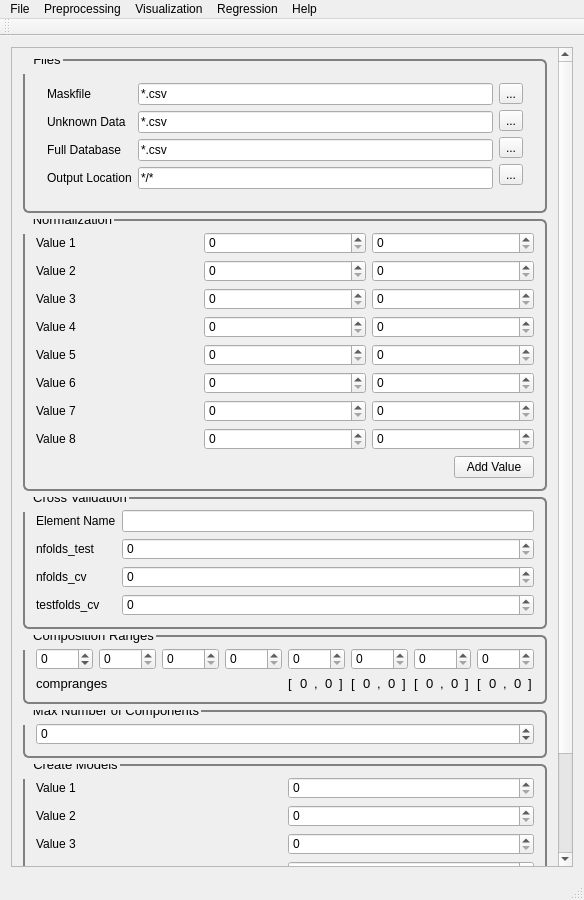
<?xml version="1.0" encoding="UTF-8"?>
<ui version="4.0">
 <class>GuiTest</class>
 <widget class="QMainWindow" name="GuiTest">
  <property name="geometry">
   <rect>
    <x>0</x>
    <y>0</y>
    <width>584</width>
    <height>900</height>
   </rect>
  </property>
  <property name="windowTitle">
   <string>PYSAT</string>
  </property>
  <widget class="QWidget" name="centralWidget">
   <layout class="QVBoxLayout" name="verticalLayout_28">
    <item>
     <widget class="QScrollArea" name="scrollArea">
      <property name="widgetResizable">
       <bool>true</bool>
      </property>
      <widget class="QWidget" name="scrollAreaWidgetContents_2">
       <property name="geometry">
        <rect>
         <x>0</x>
         <y>-66</y>
         <width>547</width>
         <height>928</height>
        </rect>
       </property>
       <property name="styleSheet">
        <string notr="true">QGroupBox {
  border: 2px solid gray;
  border-radius: 6px;
  margin-top: 0.5em;
}

QGroupBox::title {

  padding-top: -14px;
  padding-left: 8px;
}
</string>
       </property>
       <layout class="QVBoxLayout" name="verticalLayout_29">
        <item>
         <widget class="QGroupBox" name="Files">
          <property name="font">
           <font>
            <pointsize>10</pointsize>
           </font>
          </property>
          <property name="title">
           <string>Files</string>
          </property>
          <layout class="QVBoxLayout" name="files">
           <item>
            <widget class="QSplitter" name="splitter_2">
             <property name="orientation">
              <enum>Qt::Horizontal</enum>
             </property>
             <widget class="QWidget" name="layoutWidget">
              <layout class="QHBoxLayout" name="horizontalLayout">
               <item>
                <layout class="QVBoxLayout" name="verticalLayout_6">
                 <item>
                  <widget class="QLabel" name="label_3">
                   <property name="text">
                    <string>Maskfile</string>
                   </property>
                  </widget>
                 </item>
                 <item>
                  <widget class="QLabel" name="label">
                   <property name="text">
                    <string>Unknown Data</string>
                   </property>
                  </widget>
                 </item>
                 <item>
                  <widget class="QLabel" name="label_2">
                   <property name="text">
                    <string>Full Database</string>
                   </property>
                  </widget>
                 </item>
                 <item>
                  <widget class="QLabel" name="label_4">
                   <property name="text">
                    <string>Output Location</string>
                   </property>
                  </widget>
                 </item>
                </layout>
               </item>
               <item>
                <layout class="QVBoxLayout" name="verticalLayout_5">
                 <item>
                  <widget class="QLineEdit" name="lineEdit">
                   <property name="text">
                    <string extracomment="Make this change whenever a new file is selected">*.csv</string>
                   </property>
                   <property name="readOnly">
                    <bool>true</bool>
                   </property>
                  </widget>
                 </item>
                 <item>
                  <widget class="QLineEdit" name="lineEdit_2">
                   <property name="text">
                    <string extracomment="Make this change whenever a new file is selected">*.csv</string>
                   </property>
                   <property name="readOnly">
                    <bool>true</bool>
                   </property>
                  </widget>
                 </item>
                 <item>
                  <widget class="QLineEdit" name="lineEdit_3">
                   <property name="text">
                    <string extracomment="Make this change whenever a new file is selected">*.csv</string>
                   </property>
                   <property name="readOnly">
                    <bool>true</bool>
                   </property>
                  </widget>
                 </item>
                 <item>
                  <widget class="QLineEdit" name="lineEdit_4">
                   <property name="text">
                    <string extracomment="Make this change whenever a new folder is selected">*/*</string>
                   </property>
                   <property name="readOnly">
                    <bool>true</bool>
                   </property>
                  </widget>
                 </item>
                </layout>
               </item>
               <item>
                <layout class="QVBoxLayout" name="verticalLayout">
                 <item>
                  <widget class="QToolButton" name="toolButton">
                   <property name="text">
                    <string>...</string>
                   </property>
                  </widget>
                 </item>
                 <item>
                  <widget class="QToolButton" name="toolButton_2">
                   <property name="text">
                    <string>...</string>
                   </property>
                  </widget>
                 </item>
                 <item>
                  <widget class="QToolButton" name="toolButton_3">
                   <property name="text">
                    <string>...</string>
                   </property>
                  </widget>
                 </item>
                 <item>
                  <widget class="QToolButton" name="toolButton_4">
                   <property name="text">
                    <string>...</string>
                   </property>
                  </widget>
                 </item>
                </layout>
               </item>
              </layout>
             </widget>
            </widget>
           </item>
          </layout>
         </widget>
        </item>
        <item>
         <widget class="QGroupBox" name="Normalization">
          <property name="font">
           <font>
            <pointsize>10</pointsize>
           </font>
          </property>
          <property name="title">
           <string>Normalization</string>
          </property>
          <layout class="QVBoxLayout" name="verticalLayout_27">
           <item>
            <layout class="QVBoxLayout" name="verticalLayout_26">
             <item>
              <layout class="QVBoxLayout" name="verticalLayout_2">
               <item>
                <layout class="QHBoxLayout" name="horizontalLayout_2">
                 <item>
                  <widget class="QLabel" name="norm_label">
                   <property name="text">
                    <string>Value 1</string>
                   </property>
                  </widget>
                 </item>
                 <item>
                  <widget class="QSpinBox" name="norm_spinBox_9">
                   <property name="maximum">
                    <number>1000</number>
                   </property>
                  </widget>
                 </item>
                 <item>
                  <widget class="QSpinBox" name="norm_spinBox">
                   <property name="maximum">
                    <number>1000</number>
                   </property>
                  </widget>
                 </item>
                </layout>
               </item>
              </layout>
             </item>
             <item>
              <layout class="QVBoxLayout" name="verticalLayout_16">
               <item>
                <layout class="QHBoxLayout" name="horizontalLayout_18">
                 <item>
                  <widget class="QLabel" name="norm_label_2">
                   <property name="text">
                    <string>Value 2</string>
                   </property>
                  </widget>
                 </item>
                 <item>
                  <widget class="QSpinBox" name="norm_spinBox_10">
                   <property name="maximum">
                    <number>1000</number>
                   </property>
                  </widget>
                 </item>
                 <item>
                  <widget class="QSpinBox" name="norm_spinBox_2">
                   <property name="maximum">
                    <number>1000</number>
                   </property>
                  </widget>
                 </item>
                </layout>
               </item>
              </layout>
             </item>
             <item>
              <layout class="QVBoxLayout" name="verticalLayout_20">
               <item>
                <layout class="QHBoxLayout" name="horizontalLayout_20">
                 <item>
                  <widget class="QLabel" name="norm_label_3">
                   <property name="text">
                    <string>Value 3</string>
                   </property>
                  </widget>
                 </item>
                 <item>
                  <widget class="QSpinBox" name="norm_spinBox_11">
                   <property name="maximum">
                    <number>1000</number>
                   </property>
                  </widget>
                 </item>
                 <item>
                  <widget class="QSpinBox" name="norm_spinBox_3">
                   <property name="maximum">
                    <number>1000</number>
                   </property>
                  </widget>
                 </item>
                </layout>
               </item>
              </layout>
             </item>
             <item>
              <layout class="QVBoxLayout" name="verticalLayout_21">
               <item>
                <layout class="QHBoxLayout" name="horizontalLayout_22">
                 <item>
                  <widget class="QLabel" name="norm_label_4">
                   <property name="text">
                    <string>Value 4</string>
                   </property>
                  </widget>
                 </item>
                 <item>
                  <widget class="QSpinBox" name="norm_spinBox_12">
                   <property name="maximum">
                    <number>1000</number>
                   </property>
                  </widget>
                 </item>
                 <item>
                  <widget class="QSpinBox" name="norm_spinBox_4">
                   <property name="maximum">
                    <number>1000</number>
                   </property>
                  </widget>
                 </item>
                </layout>
               </item>
              </layout>
             </item>
             <item>
              <layout class="QVBoxLayout" name="verticalLayout_23">
               <item>
                <layout class="QHBoxLayout" name="horizontalLayout_26">
                 <item>
                  <widget class="QLabel" name="norm_label_5">
                   <property name="text">
                    <string>Value 5</string>
                   </property>
                  </widget>
                 </item>
                 <item>
                  <widget class="QSpinBox" name="norm_spinBox_13">
                   <property name="maximum">
                    <number>1000</number>
                   </property>
                  </widget>
                 </item>
                 <item>
                  <widget class="QSpinBox" name="norm_spinBox_5">
                   <property name="maximum">
                    <number>1000</number>
                   </property>
                  </widget>
                 </item>
                </layout>
               </item>
              </layout>
             </item>
             <item>
              <layout class="QVBoxLayout" name="verticalLayout_25">
               <item>
                <layout class="QHBoxLayout" name="horizontalLayout_30">
                 <item>
                  <widget class="QLabel" name="norm_label_6">
                   <property name="text">
                    <string>Value 6</string>
                   </property>
                  </widget>
                 </item>
                 <item>
                  <widget class="QSpinBox" name="norm_spinBox_14">
                   <property name="maximum">
                    <number>1000</number>
                   </property>
                  </widget>
                 </item>
                 <item>
                  <widget class="QSpinBox" name="norm_spinBox_6">
                   <property name="maximum">
                    <number>1000</number>
                   </property>
                  </widget>
                 </item>
                </layout>
               </item>
              </layout>
             </item>
             <item>
              <layout class="QVBoxLayout" name="verticalLayout_24">
               <item>
                <layout class="QHBoxLayout" name="horizontalLayout_28">
                 <item>
                  <widget class="QLabel" name="norm_label_7">
                   <property name="text">
                    <string>Value 7</string>
                   </property>
                  </widget>
                 </item>
                 <item>
                  <widget class="QSpinBox" name="norm_spinBox_15">
                   <property name="maximum">
                    <number>1000</number>
                   </property>
                  </widget>
                 </item>
                 <item>
                  <widget class="QSpinBox" name="norm_spinBox_7">
                   <property name="maximum">
                    <number>1000</number>
                   </property>
                  </widget>
                 </item>
                </layout>
               </item>
              </layout>
             </item>
             <item>
              <layout class="QVBoxLayout" name="verticalLayout_22">
               <item>
                <layout class="QHBoxLayout" name="horizontalLayout_24">
                 <item>
                  <widget class="QLabel" name="norm_label_8">
                   <property name="text">
                    <string>Value 8</string>
                   </property>
                  </widget>
                 </item>
                 <item>
                  <widget class="QSpinBox" name="norm_spinBox_16">
                   <property name="maximum">
                    <number>1000</number>
                   </property>
                  </widget>
                 </item>
                 <item>
                  <widget class="QSpinBox" name="norm_spinBox_8">
                   <property name="maximum">
                    <number>1000</number>
                   </property>
                  </widget>
                 </item>
                </layout>
               </item>
               <item>
                <layout class="QHBoxLayout" name="horizontalLayout_25">
                 <item>
                  <spacer name="horizontalSpacer_6">
                   <property name="orientation">
                    <enum>Qt::Horizontal</enum>
                   </property>
                   <property name="sizeHint" stdset="0">
                    <size>
                     <width>40</width>
                     <height>20</height>
                    </size>
                   </property>
                  </spacer>
                 </item>
                 <item>
                  <widget class="QPushButton" name="pushButton_13">
                   <property name="text">
                    <string>Add Value</string>
                   </property>
                  </widget>
                 </item>
                </layout>
               </item>
              </layout>
             </item>
            </layout>
           </item>
          </layout>
          <zorder></zorder>
          <zorder></zorder>
          <zorder></zorder>
          <zorder></zorder>
         </widget>
        </item>
        <item>
         <widget class="QGroupBox" name="CrossValidation">
          <property name="font">
           <font>
            <pointsize>10</pointsize>
           </font>
          </property>
          <property name="title">
           <string>Cross Validation</string>
          </property>
          <layout class="QVBoxLayout" name="CrossValid">
           <item>
            <layout class="QHBoxLayout" name="horizontalLayout_4">
             <item>
              <layout class="QVBoxLayout" name="verticalLayout_11">
               <item>
                <widget class="QLabel" name="label_14">
                 <property name="text">
                  <string>Element Name</string>
                 </property>
                </widget>
               </item>
               <item>
                <widget class="QLabel" name="label_15">
                 <property name="text">
                  <string>nfolds_test</string>
                 </property>
                </widget>
               </item>
               <item>
                <widget class="QLabel" name="label_16">
                 <property name="text">
                  <string>nfolds_cv</string>
                 </property>
                </widget>
               </item>
               <item>
                <widget class="QLabel" name="label_17">
                 <property name="text">
                  <string>testfolds_cv</string>
                 </property>
                </widget>
               </item>
              </layout>
             </item>
             <item>
              <layout class="QVBoxLayout" name="verticalLayout_12">
               <item>
                <widget class="QLineEdit" name="lineEdit_5"/>
               </item>
               <item>
                <widget class="QSpinBox" name="spinBox_7"/>
               </item>
               <item>
                <widget class="QSpinBox" name="spinBox_8"/>
               </item>
               <item>
                <widget class="QSpinBox" name="spinBox_9"/>
               </item>
              </layout>
             </item>
            </layout>
           </item>
          </layout>
         </widget>
        </item>
        <item>
         <widget class="QGroupBox" name="CompRanges">
          <property name="font">
           <font>
            <pointsize>10</pointsize>
           </font>
          </property>
          <property name="title">
           <string>Composition Ranges</string>
          </property>
          <layout class="QVBoxLayout" name="verticalLayout_14">
           <item>
            <layout class="QHBoxLayout" name="horizontalLayout_8">
             <item>
              <widget class="QSpinBox" name="spinBox_5">
               <property name="minimum">
                <number>-100</number>
               </property>
               <property name="maximum">
                <number>1000</number>
               </property>
              </widget>
             </item>
             <item>
              <widget class="QSpinBox" name="spinBox_10">
               <property name="maximum">
                <number>1000</number>
               </property>
              </widget>
             </item>
             <item>
              <widget class="QSpinBox" name="spinBox_11">
               <property name="maximum">
                <number>1000</number>
               </property>
              </widget>
             </item>
             <item>
              <widget class="QSpinBox" name="spinBox_12">
               <property name="maximum">
                <number>1000</number>
               </property>
              </widget>
             </item>
             <item>
              <widget class="QSpinBox" name="spinBox_13">
               <property name="maximum">
                <number>1000</number>
               </property>
              </widget>
             </item>
             <item>
              <widget class="QSpinBox" name="spinBox_14">
               <property name="maximum">
                <number>1000</number>
               </property>
              </widget>
             </item>
             <item>
              <widget class="QSpinBox" name="spinBox_15">
               <property name="maximum">
                <number>1000</number>
               </property>
              </widget>
             </item>
             <item>
              <widget class="QSpinBox" name="spinBox_16">
               <property name="maximum">
                <number>1000</number>
               </property>
              </widget>
             </item>
            </layout>
           </item>
           <item>
            <layout class="QHBoxLayout" name="horizontalLayout_9">
             <item>
              <widget class="QLabel" name="label_40">
               <property name="font">
                <font>
                 <pointsize>10</pointsize>
                </font>
               </property>
               <property name="text">
                <string>compranges</string>
               </property>
              </widget>
             </item>
             <item>
              <layout class="QHBoxLayout" name="horizontalLayout_6">
               <item>
                <widget class="QLabel" name="label_20">
                 <property name="font">
                  <font>
                   <pointsize>10</pointsize>
                  </font>
                 </property>
                 <property name="text">
                  <string>[</string>
                 </property>
                </widget>
               </item>
               <item>
                <widget class="QLabel" name="label_21">
                 <property name="font">
                  <font>
                   <pointsize>10</pointsize>
                  </font>
                 </property>
                 <property name="text">
                  <string>0</string>
                 </property>
                </widget>
               </item>
               <item>
                <widget class="QLabel" name="label_22">
                 <property name="font">
                  <font>
                   <pointsize>10</pointsize>
                  </font>
                 </property>
                 <property name="text">
                  <string>,</string>
                 </property>
                </widget>
               </item>
               <item>
                <widget class="QLabel" name="label_23">
                 <property name="font">
                  <font>
                   <pointsize>10</pointsize>
                  </font>
                 </property>
                 <property name="text">
                  <string>0</string>
                 </property>
                </widget>
               </item>
               <item>
                <widget class="QLabel" name="label_24">
                 <property name="font">
                  <font>
                   <pointsize>10</pointsize>
                  </font>
                 </property>
                 <property name="text">
                  <string>]</string>
                 </property>
                </widget>
               </item>
               <item>
                <widget class="QLabel" name="label_27">
                 <property name="font">
                  <font>
                   <pointsize>10</pointsize>
                  </font>
                 </property>
                 <property name="text">
                  <string>[</string>
                 </property>
                </widget>
               </item>
               <item>
                <widget class="QLabel" name="label_29">
                 <property name="font">
                  <font>
                   <pointsize>10</pointsize>
                  </font>
                 </property>
                 <property name="text">
                  <string>0</string>
                 </property>
                </widget>
               </item>
               <item>
                <widget class="QLabel" name="label_28">
                 <property name="font">
                  <font>
                   <pointsize>10</pointsize>
                  </font>
                 </property>
                 <property name="text">
                  <string>,</string>
                 </property>
                </widget>
               </item>
               <item>
                <widget class="QLabel" name="label_26">
                 <property name="font">
                  <font>
                   <pointsize>10</pointsize>
                  </font>
                 </property>
                 <property name="text">
                  <string>0</string>
                 </property>
                </widget>
               </item>
               <item>
                <widget class="QLabel" name="label_25">
                 <property name="font">
                  <font>
                   <pointsize>10</pointsize>
                  </font>
                 </property>
                 <property name="text">
                  <string>]</string>
                 </property>
                </widget>
               </item>
               <item>
                <widget class="QLabel" name="label_32">
                 <property name="font">
                  <font>
                   <pointsize>10</pointsize>
                  </font>
                 </property>
                 <property name="text">
                  <string>[</string>
                 </property>
                </widget>
               </item>
               <item>
                <widget class="QLabel" name="label_30">
                 <property name="font">
                  <font>
                   <pointsize>10</pointsize>
                  </font>
                 </property>
                 <property name="text">
                  <string>0</string>
                 </property>
                </widget>
               </item>
               <item>
                <widget class="QLabel" name="label_33">
                 <property name="font">
                  <font>
                   <pointsize>10</pointsize>
                  </font>
                 </property>
                 <property name="text">
                  <string>,</string>
                 </property>
                </widget>
               </item>
               <item>
                <widget class="QLabel" name="label_34">
                 <property name="font">
                  <font>
                   <pointsize>10</pointsize>
                  </font>
                 </property>
                 <property name="text">
                  <string>0</string>
                 </property>
                </widget>
               </item>
               <item>
                <widget class="QLabel" name="label_31">
                 <property name="font">
                  <font>
                   <pointsize>10</pointsize>
                  </font>
                 </property>
                 <property name="text">
                  <string>]</string>
                 </property>
                </widget>
               </item>
               <item>
                <widget class="QLabel" name="label_39">
                 <property name="font">
                  <font>
                   <pointsize>10</pointsize>
                  </font>
                 </property>
                 <property name="text">
                  <string>[</string>
                 </property>
                </widget>
               </item>
               <item>
                <widget class="QLabel" name="label_36">
                 <property name="font">
                  <font>
                   <pointsize>10</pointsize>
                  </font>
                 </property>
                 <property name="text">
                  <string>0</string>
                 </property>
                </widget>
               </item>
               <item>
                <widget class="QLabel" name="label_37">
                 <property name="font">
                  <font>
                   <pointsize>10</pointsize>
                  </font>
                 </property>
                 <property name="text">
                  <string>,</string>
                 </property>
                </widget>
               </item>
               <item>
                <widget class="QLabel" name="label_35">
                 <property name="font">
                  <font>
                   <pointsize>10</pointsize>
                  </font>
                 </property>
                 <property name="text">
                  <string>0</string>
                 </property>
                </widget>
               </item>
               <item>
                <widget class="QLabel" name="label_38">
                 <property name="font">
                  <font>
                   <pointsize>10</pointsize>
                  </font>
                 </property>
                 <property name="text">
                  <string>]</string>
                 </property>
                </widget>
               </item>
              </layout>
             </item>
            </layout>
           </item>
          </layout>
         </widget>
        </item>
        <item>
         <widget class="QGroupBox" name="MaxNumComp">
          <property name="font">
           <font>
            <pointsize>10</pointsize>
           </font>
          </property>
          <property name="title">
           <string>Max Number of Components</string>
          </property>
          <layout class="QVBoxLayout" name="verticalLayout_9">
           <item>
            <widget class="QSpinBox" name="spinBox_17">
             <property name="minimum">
              <number>-100</number>
             </property>
             <property name="maximum">
              <number>1000</number>
             </property>
            </widget>
           </item>
          </layout>
         </widget>
        </item>
        <item>
         <widget class="QGroupBox" name="CreateModels">
          <property name="font">
           <font>
            <pointsize>10</pointsize>
           </font>
          </property>
          <property name="title">
           <string>Create Models</string>
          </property>
          <layout class="QVBoxLayout" name="verticalLayout_17">
           <item>
            <layout class="QHBoxLayout" name="horizontalLayout_14">
             <item>
              <layout class="QVBoxLayout" name="verticalLayout_18">
               <item>
                <widget class="QLabel" name="label_70">
                 <property name="text">
                  <string>Value 1</string>
                 </property>
                </widget>
               </item>
               <item>
                <widget class="QLabel" name="label_71">
                 <property name="text">
                  <string>Value 2</string>
                 </property>
                </widget>
               </item>
               <item>
                <widget class="QLabel" name="label_72">
                 <property name="text">
                  <string>Value 3</string>
                 </property>
                </widget>
               </item>
               <item>
                <widget class="QLabel" name="label_73">
                 <property name="text">
                  <string>Value 4</string>
                 </property>
                </widget>
               </item>
              </layout>
             </item>
             <item>
              <layout class="QVBoxLayout" name="verticalLayout_19">
               <item>
                <widget class="QSpinBox" name="spinBox_19">
                 <property name="maximum">
                  <number>20</number>
                 </property>
                </widget>
               </item>
               <item>
                <widget class="QSpinBox" name="spinBox_20">
                 <property name="maximum">
                  <number>20</number>
                 </property>
                </widget>
               </item>
               <item>
                <widget class="QSpinBox" name="spinBox_21">
                 <property name="maximum">
                  <number>20</number>
                 </property>
                </widget>
               </item>
               <item>
                <widget class="QSpinBox" name="spinBox_22">
                 <property name="maximum">
                  <number>20</number>
                 </property>
                </widget>
               </item>
              </layout>
             </item>
            </layout>
           </item>
           <item>
            <layout class="QHBoxLayout" name="horizontalLayout_15">
             <item>
              <widget class="QLabel" name="label_74">
               <property name="text">
                <string>ncs</string>
               </property>
              </widget>
             </item>
             <item>
              <layout class="QHBoxLayout" name="horizontalLayout_16">
               <item>
                <widget class="QLabel" name="label_75">
                 <property name="text">
                  <string>[</string>
                 </property>
                </widget>
               </item>
               <item>
                <widget class="QLabel" name="label_76">
                 <property name="text">
                  <string>(</string>
                 </property>
                </widget>
               </item>
               <item>
                <widget class="QLabel" name="label_77">
                 <property name="text">
                  <string>0</string>
                 </property>
                </widget>
               </item>
               <item>
                <widget class="QLabel" name="label_78">
                 <property name="text">
                  <string>,</string>
                 </property>
                </widget>
               </item>
               <item>
                <widget class="QLabel" name="label_79">
                 <property name="text">
                  <string>0</string>
                 </property>
                </widget>
               </item>
               <item>
                <widget class="QLabel" name="label_83">
                 <property name="text">
                  <string>,</string>
                 </property>
                </widget>
               </item>
               <item>
                <widget class="QLabel" name="label_84">
                 <property name="text">
                  <string>0</string>
                 </property>
                </widget>
               </item>
               <item>
                <widget class="QLabel" name="label_88">
                 <property name="text">
                  <string>,</string>
                 </property>
                </widget>
               </item>
               <item>
                <widget class="QLabel" name="label_89">
                 <property name="text">
                  <string>0</string>
                 </property>
                </widget>
               </item>
               <item>
                <widget class="QLabel" name="label_90">
                 <property name="text">
                  <string>)</string>
                 </property>
                </widget>
               </item>
               <item>
                <widget class="QLabel" name="label_91">
                 <property name="text">
                  <string>]</string>
                 </property>
                </widget>
               </item>
              </layout>
             </item>
            </layout>
           </item>
          </layout>
         </widget>
        </item>
        <item>
         <widget class="QGroupBox" name="OK">
          <layout class="QHBoxLayout" name="ok">
           <item>
            <spacer name="horizontalSpacer_5">
             <property name="orientation">
              <enum>Qt::Horizontal</enum>
             </property>
             <property name="sizeHint" stdset="0">
              <size>
               <width>40</width>
               <height>20</height>
              </size>
             </property>
            </spacer>
           </item>
           <item>
            <widget class="QPushButton" name="pushButton">
             <property name="font">
              <font>
               <pointsize>10</pointsize>
              </font>
             </property>
             <property name="mouseTracking">
              <bool>false</bool>
             </property>
             <property name="text">
              <string>OK</string>
             </property>
            </widget>
           </item>
          </layout>
         </widget>
        </item>
       </layout>
       <zorder>Files</zorder>
       <zorder>OK</zorder>
       <zorder>CrossValidation</zorder>
       <zorder>MaxNumComp</zorder>
       <zorder>CompRanges</zorder>
       <zorder>CreateModels</zorder>
       <zorder>Normalization</zorder>
      </widget>
     </widget>
    </item>
   </layout>
   <zorder>scrollArea</zorder>
   <zorder>norm_label</zorder>
   <zorder>norm_spinBox</zorder>
   <zorder>horizontalLayoutWidget</zorder>
   <zorder>OK</zorder>
   <zorder>norm_label</zorder>
   <zorder>norm_spinBox</zorder>
   <zorder>pushButton_2</zorder>
   <zorder>horizontalSpacer</zorder>
   <zorder>pushButton_2</zorder>
   <zorder>norm_label</zorder>
   <zorder>norm_spinBox</zorder>
   <zorder>pushButton_2</zorder>
   <zorder>horizontalSpacer</zorder>
   <zorder>layoutWidget_2</zorder>
   <zorder>layoutWidget_3</zorder>
   <zorder>layoutWidget_4</zorder>
   <zorder>layoutWidget_5</zorder>
   <zorder>layoutWidget_6</zorder>
   <zorder>layoutWidget_7</zorder>
   <zorder>layoutWidget_8</zorder>
  </widget>
  <widget class="QMenuBar" name="menuBar">
   <property name="geometry">
    <rect>
     <x>0</x>
     <y>0</y>
     <width>584</width>
     <height>21</height>
    </rect>
   </property>
   <widget class="QMenu" name="menuFile">
    <property name="title">
     <string>File</string>
    </property>
    <addaction name="actionLoad_Refence_Data"/>
    <addaction name="actionLoad_Unknown_Data"/>
    <addaction name="separator"/>
    <addaction name="actionSave_Current_Plots"/>
    <addaction name="actionSave_Current_Data"/>
    <addaction name="separator"/>
    <addaction name="actionCreate_New_Workflow"/>
    <addaction name="actionSave_Current_Workflow"/>
    <addaction name="separator"/>
    <addaction name="actionExit"/>
   </widget>
   <widget class="QMenu" name="menuPreprocessing">
    <property name="title">
     <string>Preprocessing</string>
    </property>
    <widget class="QMenu" name="menuBaseline_Removal">
     <property name="title">
      <string>Baseline Removal</string>
     </property>
     <addaction name="actionALS"/>
     <addaction name="actionDietrich"/>
     <addaction name="actionPolyFit"/>
     <addaction name="actionAirPLS"/>
     <addaction name="actionFABC"/>
     <addaction name="actionKK"/>
     <addaction name="actionMario"/>
     <addaction name="actionMedian"/>
     <addaction name="actionRubberband"/>
     <addaction name="actionUndecimated_Wavelet"/>
    </widget>
    <widget class="QMenu" name="menuCalibration_Transfer">
     <property name="title">
      <string>Calibration Transfer</string>
     </property>
     <addaction name="actionRatio"/>
     <addaction name="actionTommy_s_Methgod"/>
     <addaction name="actionPiecewise_Direct_Standardization"/>
     <addaction name="actionOthers_3"/>
    </widget>
    <addaction name="actionNormalization"/>
    <addaction name="actionNoise_Reduction"/>
    <addaction name="actionApply_Mask"/>
    <addaction name="actionInterpolate"/>
    <addaction name="actionInstrument_Response"/>
    <addaction name="menuCalibration_Transfer"/>
    <addaction name="menuBaseline_Removal"/>
   </widget>
   <widget class="QMenu" name="menuVisualization">
    <property name="title">
     <string>Visualization</string>
    </property>
    <widget class="QMenu" name="menuClustering">
     <property name="title">
      <string>Clustering</string>
     </property>
     <addaction name="actionK_Means"/>
     <addaction name="actionHierarchical"/>
     <addaction name="actionOthers"/>
     <addaction name="actionOthers_2"/>
    </widget>
    <addaction name="actionPCA"/>
    <addaction name="actionICA"/>
    <addaction name="menuClustering"/>
   </widget>
   <widget class="QMenu" name="menuRegression">
    <property name="title">
     <string>Regression</string>
    </property>
    <addaction name="actionPLS"/>
    <addaction name="actionSM_PLS"/>
    <addaction name="actionICA_Regression"/>
    <addaction name="actionGaussian_Process"/>
    <addaction name="actionMLP"/>
    <addaction name="actionSVM"/>
    <addaction name="actionOthers_4"/>
    <addaction name="actionOthers_5"/>
   </widget>
   <widget class="QMenu" name="menuHelp">
    <property name="title">
     <string>Help</string>
    </property>
    <addaction name="actionIndex"/>
    <addaction name="actionContent_2"/>
    <addaction name="separator"/>
    <addaction name="actionAbout"/>
    <addaction name="actionAbout_QtCreator"/>
   </widget>
   <addaction name="menuFile"/>
   <addaction name="menuPreprocessing"/>
   <addaction name="menuVisualization"/>
   <addaction name="menuRegression"/>
   <addaction name="menuHelp"/>
  </widget>
  <widget class="QToolBar" name="mainToolBar">
   <attribute name="toolBarArea">
    <enum>TopToolBarArea</enum>
   </attribute>
   <attribute name="toolBarBreak">
    <bool>false</bool>
   </attribute>
  </widget>
  <widget class="QStatusBar" name="statusBar"/>
  <action name="actionLoad_Refence_Data">
   <property name="text">
    <string>Load Refence Data</string>
   </property>
  </action>
  <action name="actionLoad_Unknown_Data">
   <property name="text">
    <string>Load Unknown Data</string>
   </property>
  </action>
  <action name="actionSave_Current_Workflow">
   <property name="text">
    <string>Save Current Workflow</string>
   </property>
  </action>
  <action name="actionSave_Current_Plots">
   <property name="text">
    <string>Save Current Plots</string>
   </property>
  </action>
  <action name="actionSave_Current_Data">
   <property name="text">
    <string>Save Current Data</string>
   </property>
  </action>
  <action name="actionCreate_New_Workflow">
   <property name="text">
    <string>Create New Workflow</string>
   </property>
  </action>
  <action name="actionNoise_Reduction">
   <property name="text">
    <string>Noise Reduction</string>
   </property>
  </action>
  <action name="actionApply_Mask">
   <property name="text">
    <string>Apply Mask</string>
   </property>
  </action>
  <action name="actionInterpolate">
   <property name="text">
    <string>Interpolate</string>
   </property>
  </action>
  <action name="actionInstrument_Response">
   <property name="text">
    <string>Instrument Response</string>
   </property>
  </action>
  <action name="actionALS">
   <property name="text">
    <string>ALS</string>
   </property>
  </action>
  <action name="actionDietrich">
   <property name="text">
    <string>Dietrich</string>
   </property>
  </action>
  <action name="actionPolyFit">
   <property name="text">
    <string>PolyFit</string>
   </property>
  </action>
  <action name="actionAirPLS">
   <property name="text">
    <string>AirPLS</string>
   </property>
  </action>
  <action name="actionFABC">
   <property name="text">
    <string>FABC</string>
   </property>
  </action>
  <action name="actionKK">
   <property name="text">
    <string>KK</string>
   </property>
  </action>
  <action name="actionMario">
   <property name="text">
    <string>Mario</string>
   </property>
  </action>
  <action name="actionMedian">
   <property name="text">
    <string>Median</string>
   </property>
  </action>
  <action name="actionRubberband">
   <property name="text">
    <string>Rubberband</string>
   </property>
  </action>
  <action name="actionUndecimated_Wavelet">
   <property name="text">
    <string>Undecimated Wavelet</string>
   </property>
  </action>
  <action name="actionRatio">
   <property name="text">
    <string>Ratio</string>
   </property>
  </action>
  <action name="actionTommy_s_Methgod">
   <property name="text">
    <string>Tommy's Method</string>
   </property>
  </action>
  <action name="actionPiecewise_Direct_Standardization">
   <property name="text">
    <string>Piecewise Direct Standardization</string>
   </property>
  </action>
  <action name="actionPCA">
   <property name="text">
    <string>PCA</string>
   </property>
  </action>
  <action name="actionICA">
   <property name="text">
    <string>ICA</string>
   </property>
  </action>
  <action name="actionK_Means">
   <property name="text">
    <string>K-Means</string>
   </property>
  </action>
  <action name="actionHierarchical">
   <property name="text">
    <string>Hierarchical</string>
   </property>
  </action>
  <action name="actionOthers">
   <property name="text">
    <string>Others...</string>
   </property>
  </action>
  <action name="actionOthers_2">
   <property name="text">
    <string>Others...</string>
   </property>
  </action>
  <action name="actionOthers_3">
   <property name="text">
    <string>Others...</string>
   </property>
  </action>
  <action name="actionPLS">
   <property name="text">
    <string>PLS</string>
   </property>
  </action>
  <action name="actionSM_PLS">
   <property name="text">
    <string>SM-PLS</string>
   </property>
  </action>
  <action name="actionICA_Regression">
   <property name="text">
    <string>ICA Regression</string>
   </property>
  </action>
  <action name="actionGaussian_Process">
   <property name="text">
    <string>Gaussian Process</string>
   </property>
  </action>
  <action name="actionMLP">
   <property name="text">
    <string>MLP</string>
   </property>
  </action>
  <action name="actionSVM">
   <property name="text">
    <string>SVM</string>
   </property>
  </action>
  <action name="actionOthers_4">
   <property name="text">
    <string>Others...</string>
   </property>
  </action>
  <action name="actionOthers_5">
   <property name="text">
    <string>Others...</string>
   </property>
  </action>
  <action name="actionIndex">
   <property name="text">
    <string>Index</string>
   </property>
  </action>
  <action name="actionContent_2">
   <property name="text">
    <string>Content</string>
   </property>
  </action>
  <action name="actionAbout">
   <property name="text">
    <string>About...</string>
   </property>
  </action>
  <action name="actionAbout_QtCreator">
   <property name="text">
    <string>About QtCreator...</string>
   </property>
  </action>
  <action name="actionExit">
   <property name="text">
    <string>Exit</string>
   </property>
  </action>
  <action name="actionNormalization">
   <property name="text">
    <string>Normalization</string>
   </property>
  </action>
 </widget>
 <layoutdefault spacing="6" margin="11"/>
 <resources/>
 <connections>
  <connection>
   <sender>spinBox_19</sender>
   <signal>valueChanged(int)</signal>
   <receiver>label_77</receiver>
   <slot>setNum(int)</slot>
   <hints>
    <hint type="sourcelabel">
     <x>157</x>
     <y>917</y>
    </hint>
    <hint type="destinationlabel">
     <x>142</x>
     <y>1027</y>
    </hint>
   </hints>
  </connection>
  <connection>
   <sender>spinBox_20</sender>
   <signal>valueChanged(int)</signal>
   <receiver>label_79</receiver>
   <slot>setNum(int)</slot>
   <hints>
    <hint type="sourcelabel">
     <x>187</x>
     <y>950</y>
    </hint>
    <hint type="destinationlabel">
     <x>161</x>
     <y>1023</y>
    </hint>
   </hints>
  </connection>
  <connection>
   <sender>spinBox_21</sender>
   <signal>valueChanged(int)</signal>
   <receiver>label_84</receiver>
   <slot>setNum(int)</slot>
   <hints>
    <hint type="sourcelabel">
     <x>196</x>
     <y>972</y>
    </hint>
    <hint type="destinationlabel">
     <x>185</x>
     <y>1017</y>
    </hint>
   </hints>
  </connection>
  <connection>
   <sender>spinBox_22</sender>
   <signal>valueChanged(int)</signal>
   <receiver>label_89</receiver>
   <slot>setNum(int)</slot>
   <hints>
    <hint type="sourcelabel">
     <x>208</x>
     <y>992</y>
    </hint>
    <hint type="destinationlabel">
     <x>206</x>
     <y>1019</y>
    </hint>
   </hints>
  </connection>
 </connections>
</ui>
